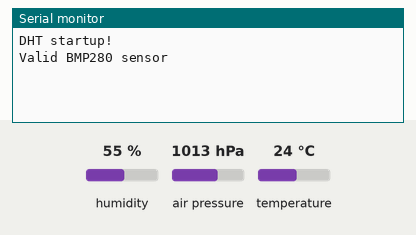
This sketch was run on a simulated ESP32-S3. On the bench: the last lines printed to the serial monitor. The inputs (shaded band) are chosen by the test bench; at power-on: humidity 55 %, air pressure 1013 hPa, temperature 24 °C.

Above: at 3.1 s.
3.2 s: humidity set to 22 %
At 8.1 s:
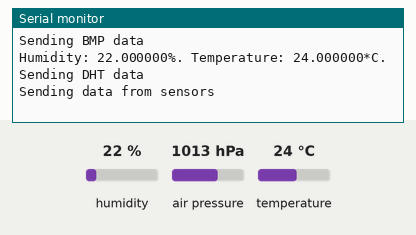
8.4 s: air pressure set to 952 hPa
9.9 s: temperature set to 12 °C
11.4 s: air pressure set to 975 hPa
At 12.7 s:
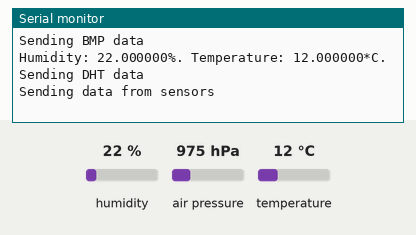

Measured:
- after the input at 3.2 s, the serial monitor: prints a new line after 3.7 s (image 1)
- after the input at 11.4 s, the serial monitor: prints a new line after 0.51 s (image 2)

The sketch:

Weather_Station_Edgent.ino
```cpp
// *** MAIN SETTINGS ***
// Replace this block with correct template settings.
// You can find it for every template here:
//
//   https://blynk.cloud/dashboard/templates

#define BLYNK_TEMPLATE_ID             "TMPxxxxxx"
#define BLYNK_TEMPLATE_NAME           "Device"

#define BLYNK_FIRMWARE_VERSION        "0.1.0"

#define BLYNK_PRINT Serial
//#define BLYNK_DEBUG

#define APP_DEBUG

// Uncomment your board, or configure a custom board in Settings.h
//#define USE_ESP32_DEV_MODULE
//#define USE_ESP32C3_DEV_MODULE
//#define USE_ESP32S2_DEV_KIT
//#define USE_WROVER_BOARD
//#define USE_TTGO_T7
//#define USE_TTGO_T_OI

// Add the required libraries
#include <Arduino.h>
#include <Wire.h>
#include <SPI.h>
#include <Adafruit_Sensor.h> // You need to add it by searching "Adafruit unified sensor" in libraries and inslall it
#include <Adafruit_BMP280.h> // You need to add it by searching "Adafruit BMP280" in libraries and inslall it
#include <DHT.h> // You need to add it by searching "DHT sensor library" in libraries and inslall it

#include "BlynkEdgent.h"

//DHT sensor settings and configuration
#define DHT_BLYNK_VPIN_TEMPERATURE V0 //Virtual pin on Blynk side
#define DHT_BLYNK_VPIN_HUMIDITY V1 //Virtual pin on Blynk side

#define DHTPIN 25
#define DHTTYPE DHT21
DHT dht(DHTPIN, DHTTYPE);


// BMP sensor settings and configuration
#define BMP_BLYNK_VPIN_PRESSURE V4 //Virtual pin on Blynk side
#define BMP_BLYNK_VPIN_ALTITUDE V3 //Virtual pin on Blynk side

#define BMP_SCK  (18)
#define BMP_MISO (19)
#define BMP_MOSI (23)
#define BMP_CS   (5)
Adafruit_BMP280 bmp(BMP_CS, BMP_MOSI, BMP_MISO,  BMP_SCK);

#define ALTITUDE_0 (1013.25)


// This function creates the timer object. It's part of Blynk library
BlynkTimer timer;

// DHT related variables
int   DHT_ENABLED = 0;
float DHT_HUMIDITY;
float DHT_HUMIDITY_IGNORED_DELTA = 0.01;
float DHT_TEMPERATURE;
float DHT_TEMPERATURE_IGNORED_DELTA = 0.01;

// BMP related variables

int   BMP_ENABLED = 0;
float BMP_ALTITUDE;
float BMP_PRESSURE;
float BMP_PRESSURE_IGNORED_DELTA = 0.01;
float BMP_ALTITUDE_IGNORED_DELTA = 0.01;

int RUN = 0;


// SETUP BLOCK

//DHT setup
void setupDht() {
  Serial.println("DHT startup!");
  dht.begin();
  DHT_ENABLED = 1;
}
// BMP setup
void setupBMP() {
  Wire.begin();
  unsigned status;
  status = bmp.begin(0x76);
  if (!status) {
    Serial.println(F("Could not find a valid BMP280 sensor, check wiring or "
                      "try a different address!"));
  } else {
    bmp.setSampling(Adafruit_BMP280::MODE_NORMAL,   /* Operating Mode. */
                  Adafruit_BMP280::SAMPLING_X2,     /* Temp. oversampling */
                  Adafruit_BMP280::SAMPLING_X16,    /* Pressure oversampling */
                  Adafruit_BMP280::FILTER_X16,      /* Filtering. */
                  Adafruit_BMP280::STANDBY_MS_500); /* Standby time. */
    Serial.println(F("Valid BMP280 sensor"));
  }
}

//Sending data from DHT sensor to Blynk
void sendDhtData() {
  Serial.println("Sending DHT data");
  Blynk.virtualWrite(DHT_BLYNK_VPIN_TEMPERATURE, DHT_TEMPERATURE);
  Blynk.virtualWrite(DHT_BLYNK_VPIN_HUMIDITY, DHT_HUMIDITY);
}

//Sending data from BMP sensor to Blynk
void sendBMPData() {
  Serial.println("Sending BMP data");
  Blynk.virtualWrite(BMP_BLYNK_VPIN_PRESSURE, BMP_PRESSURE);
  Blynk.virtualWrite(BMP_BLYNK_VPIN_ALTITUDE, BMP_ALTITUDE);
}

// DATA PROCESSING BLOCK
//Reading DHT data
void readAndSendDhtData() {
  float humidity = dht.readHumidity();
  float temperature = dht.readTemperature();
  // check if returns are valid, if they are NaN (not a number) then something went wrong!
  if (isnan(humidity) || isnan(temperature)) {
    Serial.println("Failed to read from DHT");
  } else {
    float humidityDelta = abs(humidity - DHT_HUMIDITY) - DHT_HUMIDITY_IGNORED_DELTA;
    float temperatureDelta = abs(temperature - DHT_TEMPERATURE) - DHT_HUMIDITY_IGNORED_DELTA;
    if (humidityDelta > 0 || temperatureDelta > 0) {
      DHT_HUMIDITY = humidity;
      DHT_TEMPERATURE = temperature;
      Serial.printf("Humidity: %f%%. Temperature: %f*C.\n", humidity, temperature);
      sendDhtData();
    }
  }
}
//Reading BMP data
void readAndSendBMPData() {
  float pressure = bmp.readPressure() / 100.0F;
  float altitude = bmp.readAltitude(ALTITUDE_0);
  Serial.printf("Pressure = %fhPa; Approx. Altitude = %fm;\n", pressure, altitude);

  float pressureDelta = abs(pressure - BMP_PRESSURE) - BMP_PRESSURE_IGNORED_DELTA;
  float altitudeDelta = abs(altitude - BMP_ALTITUDE) - BMP_ALTITUDE_IGNORED_DELTA;

  if (pressureDelta > 0 || altitudeDelta > 0) {
    BMP_PRESSURE = pressure;
    BMP_ALTITUDE = altitude;
    Serial.printf("Pressure = %fhPa; Approx. Altitude = %fm;\n", pressure, altitude);
    sendBMPData();
  }

}
void reandAndSendSensorsData() {
  readAndSendBMPData();
  readAndSendDhtData();
  Serial.println("Sending data from sensors");
}

void setup()
{
  Serial.begin(115200);
  delay(100);

  BlynkEdgent.begin();

  setupDht();
  setupBMP();

  // Set up timer to run every 5 sec
  timer.setInterval(5000L, reandAndSendSensorsData);
}

void loop() {
  BlynkEdgent.run();
  timer.run();
}
```
